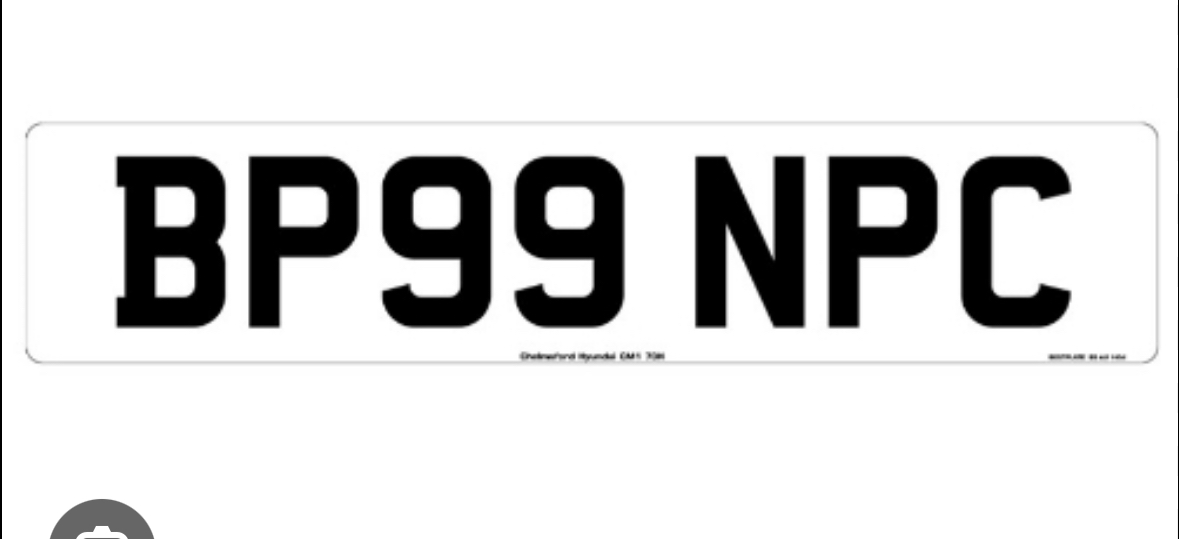
#> input picture anpr_camera/anpr_camera/number_plates/IMG_3668.jpg, 1179 x 539 px
$ python -i anpr.py   (imports and definitions only)
#> lines starting #> are read from the running program, lines starting #| are printed output that depends on the picture
#> further down, picture is the input picture: shape (539, 1179, 3); mean B, G, R 218.7, 218.7, 218.7
import cv2
import easyocr
import imutils
import time

# Initialize EasyOCR Reader
# [1 line that did not run here, left out]

def preprocess_image(image):
    gray = cv2.cvtColor(image, cv2.COLOR_BGR2GRAY)
    gray = cv2.bilateralFilter(gray, 11, 17, 17)
    cv2.imshow("Gray",gray)
    edged = cv2.Canny(gray, 30, 200)
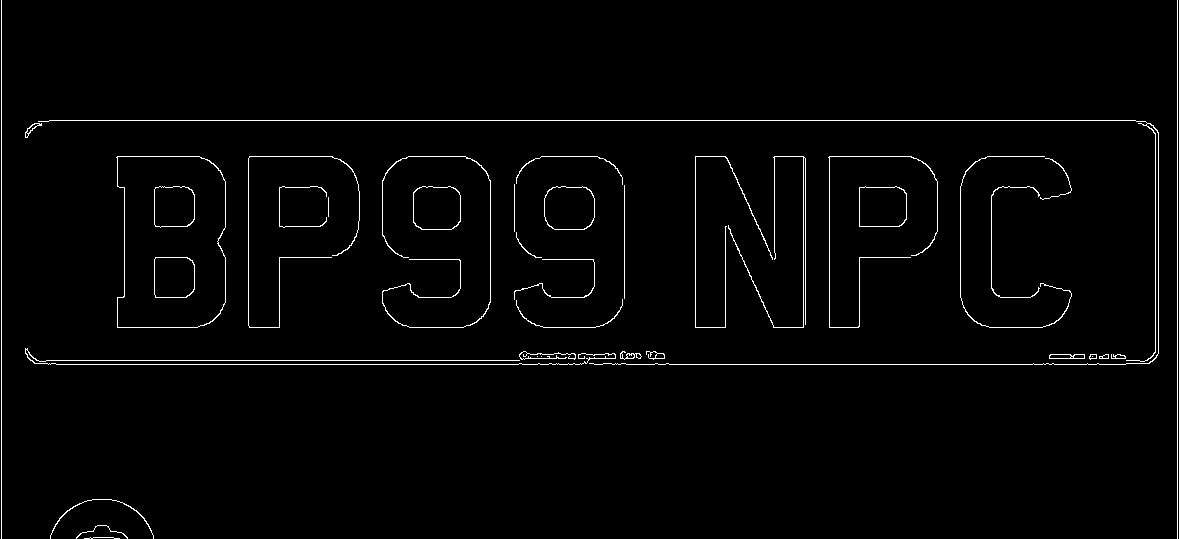
#> edged: shape (539, 1179); 1.8% white in thin lines or dots
    cv2.imshow("Edged",edged)
    return edged

# [79 lines left out: functions find_plate_contours, extract_text_from_plate, main, not called in this run]

# [2 lines not run here, left out]

>>> import cv2
>>> picture = cv2.imread('anpr_camera/anpr_camera/number_plates/IMG_3668.jpg')
>>> result = preprocess_image(picture)
